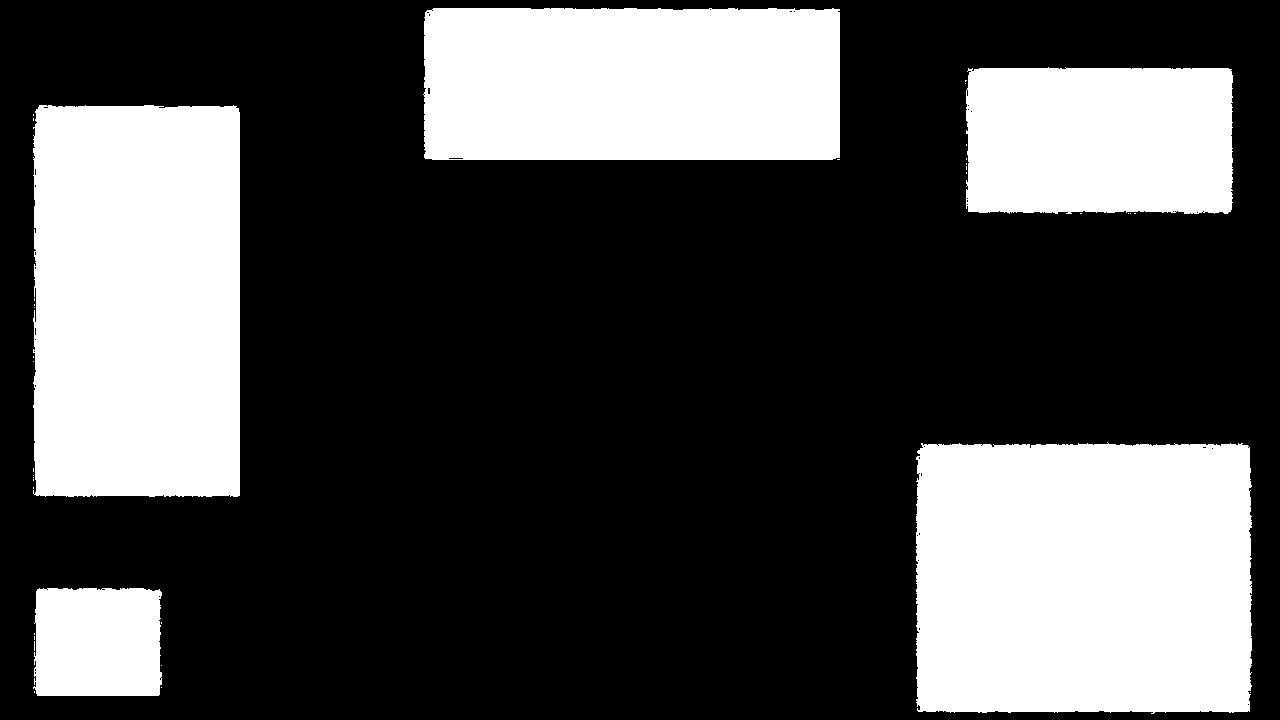
#> input picture camera_movement_analysis/static_mask.png, 1280 x 720 px, found by its file name
$ python track_camera_movement.py
#> lines starting #> are read from the running program, lines starting #| are printed output that depends on the picture; after the words box and inside, x2 and y2 are one past the last pixel; in counts of white or black regions, pixels touching at a corner belong together; pictures that were not available may be replaced by others from this repository, and a replacement may not be noted
import cv2
import numpy as np
import matplotlib.pyplot as plt
import os

# Load static mask and dilate it
static_mask_img = cv2.imread("/home/egli/.gemini/antigravity/brain/c389e7ca-d9dd-451a-9838-cf1dec287928/scratch/static_mask.png", cv2.IMREAD_GRAYSCALE)
#> static_mask_img: shape (720, 1280); 30.8% white; 37 white regions (32 under 20 px), largest, box (x1, y1, x2, y2) and area: (916, 442, 1252, 714) 89298, (33, 105, 240, 497) 80150, (423, 8, 840, 160) 62849, (966, 67, 1233, 214) 38240, (33, 588, 162, 696) 13402
kernel = np.ones((15, 15), np.uint8)
dilated_mask = cv2.dilate(static_mask_img, kernel, iterations=1)
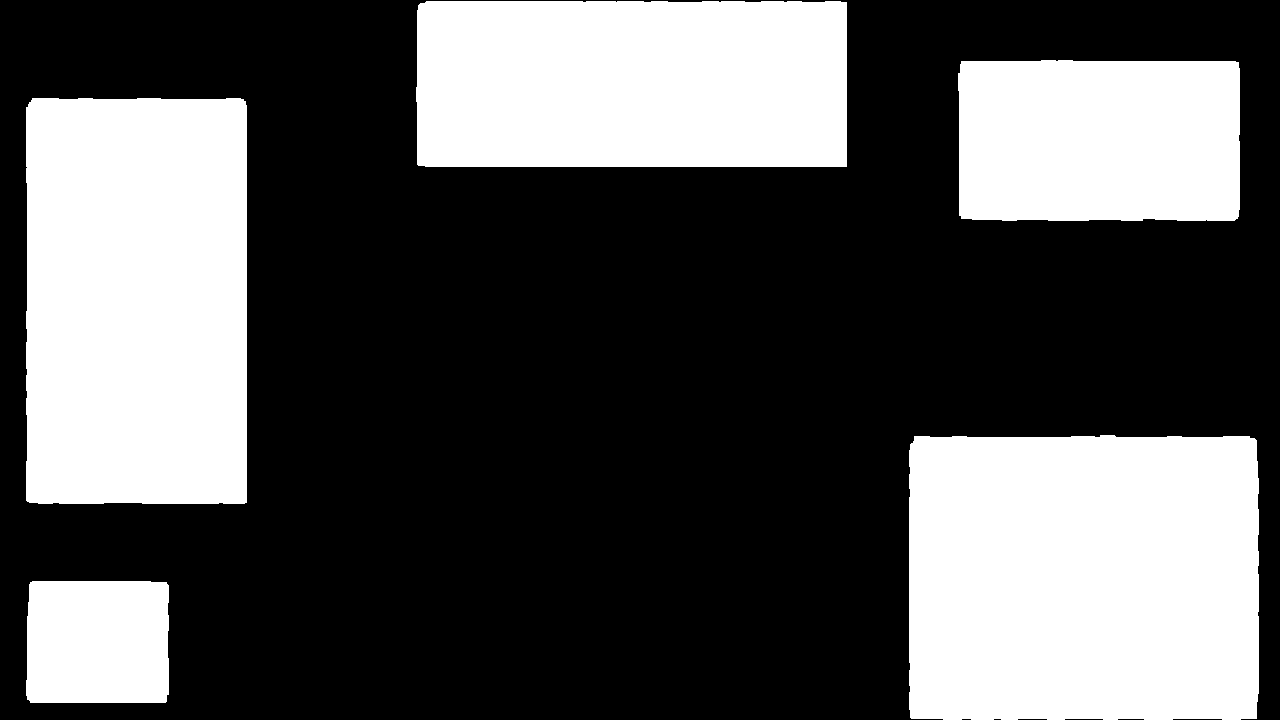
#> dilated_mask: shape (720, 1280); 34.9% white; 5 white regions, box (x1, y1, x2, y2) and area: (909, 435, 1259, 720) 98734, (26, 98, 247, 504) 89281, (416, 1, 847, 167) 71264, (958, 60, 1240, 221) 44785, (26, 581, 169, 703) 17192
analysis_mask = cv2.bitwise_not(dilated_mask)
h, w = analysis_mask.shape
#> h = 720; w = 1280
# Mask out central area circle of radius 120
cv2.circle(analysis_mask, (w//2, h//2), 120, 0, -1)
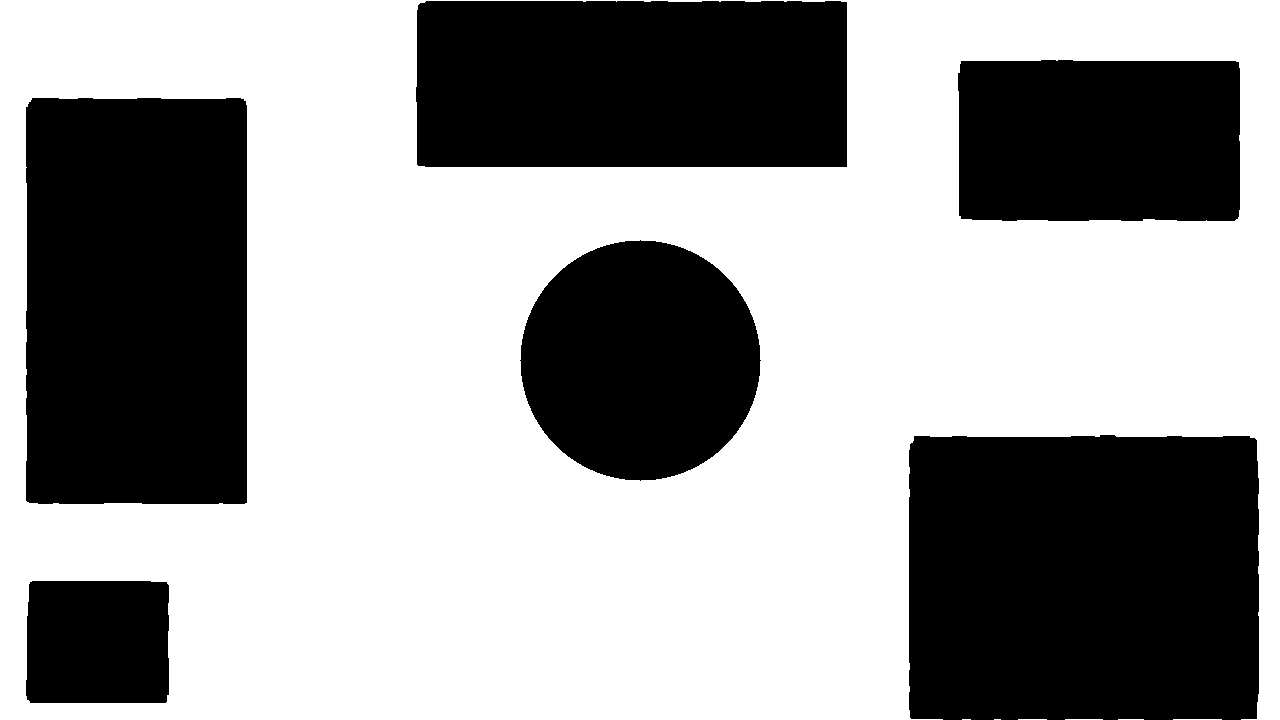
#> analysis_mask: shape (720, 1280); 60.2% white; 6 black regions, box (x1, y1, x2, y2) and area: (909, 435, 1259, 720) 98734, (26, 98, 247, 504) 89281, (416, 1, 847, 167) 71264, (520, 240, 761, 481) 45225, (958, 60, 1240, 221) 44785, (26, 581, 169, 703) 17192

video_path = "/home/egli/development/uapvideos/clip.mp4"
cap = cv2.VideoCapture(video_path)

ret, prev_frame = cap.read()
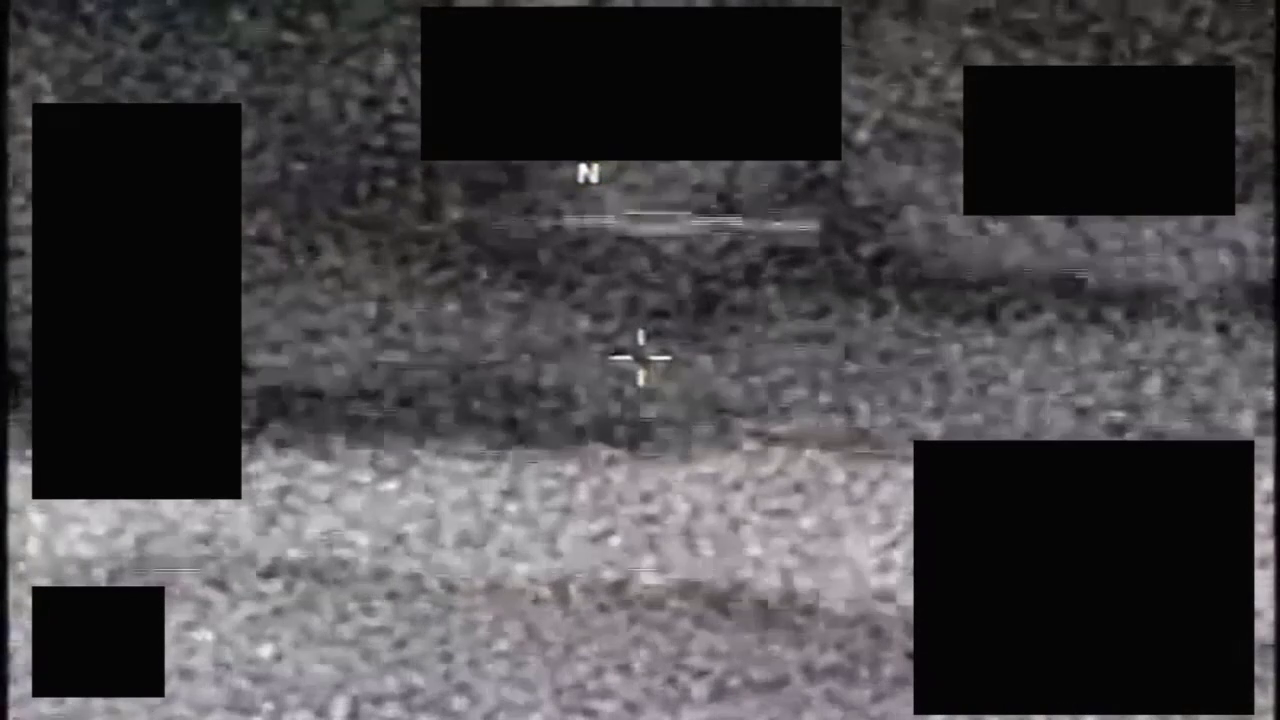
#> input picture camera_movement_analysis/frame_8.1s.png, 1280 x 720 px, given in place of clip.mp4, which was not available
#> prev_frame is the input picture: shape (720, 1280, 3); mean B, G, R 70.1, 67.8, 69.7
if not ret:
    print("Error reading first frame")
    exit()

prev_gray = cv2.cvtColor(prev_frame, cv2.COLOR_BGR2GRAY)

# LK flow parameters
lk_params = dict(winSize=(21, 21),
                 maxLevel=3,
                 criteria=(cv2.TERM_CRITERIA_EPS | cv2.TERM_CRITERIA_COUNT, 30, 0.01))

# Feature detection parameters
feature_params = dict(maxCorners=400,
                      qualityLevel=0.01,
                      minDistance=10,
                      blockSize=7)

frame_idx = 0
cum_x = 0.0
cum_y = 0.0
cum_scale = 1.0
cum_angle = 0.0

data_points = []
# Format: (frame_idx, dx, dy, scale, angle, cum_x, cum_y, cum_scale, cum_angle, inliers_count)
data_points.append((0, 0.0, 0.0, 1.0, 0.0, 0.0, 0.0, 1.0, 0.0, 0))

while True:
    ret, frame = cap.read()
    if not ret:
        break
    frame_idx += 1

    gray = cv2.cvtColor(frame, cv2.COLOR_BGR2GRAY)

    # Detect features on background in prev_frame
    p0 = cv2.goodFeaturesToTrack(prev_gray, mask=analysis_mask, **feature_params)
#> p0 = 400 rows, first 8: [581, 181], [595, 180], [588, 170], [1272, 644], [1258, 568], [1085, 280], [1269, 391], [1125, 436]

    if p0 is not None and len(p0) > 10:
        # Calculate optical flow
        p1, st, err = cv2.calcOpticalFlowPyrLK(prev_gray, gray, p0, None, **lk_params)
#> p1 has the same summary as p0; st = 400 values from 1 to 1; err = 400 values from 0 to 0

        # Select good points
        good_new = p1[st == 1]
#> good_new = 400 pairs, first value 8 to 1272, second value 3 to 718
        good_old = p0[st == 1]
#> good_old has the same summary as good_new

        if len(good_new) > 6:
            # Estimate Affine Partial Transform (translation, rotation, scale)
            M, inliers = cv2.estimateAffinePartial2D(good_old, good_new, method=cv2.RANSAC, ransacReprojThreshold=2.0)
#> M = [[1, 0, 0], [0, 1, 0]]; inliers = 400 values from 1 to 1

            if M is not None:
                dx = M[0, 2]
#> dx = 0
                dy = M[1, 2]
#> dy = 0
                scale = np.sqrt(M[0, 0]**2 + M[0, 1]**2)
#> scale = 1
                angle = np.arctan2(M[1, 0], M[0, 0]) * 180 / np.pi
#> angle = 0
                num_inliers = np.sum(inliers)
#> num_inliers = 400

                # Update cumulative values
                cum_x += dx
#> cum_x = 0
                cum_y += dy
#> cum_y = 0
                cum_scale *= scale
#> cum_scale = 1
                cum_angle += angle
#> cum_angle = 0

                data_points.append((frame_idx, dx, dy, scale, angle, cum_x, cum_y, cum_scale, cum_angle, num_inliers))
            else:
                # If estimation failed, assume no motion
                data_points.append((frame_idx, 0.0, 0.0, 1.0, 0.0, cum_x, cum_y, cum_scale, cum_angle, 0))
        else:
            data_points.append((frame_idx, 0.0, 0.0, 1.0, 0.0, cum_x, cum_y, cum_scale, cum_angle, 0))
    else:
        data_points.append((frame_idx, 0.0, 0.0, 1.0, 0.0, cum_x, cum_y, cum_scale, cum_angle, 0))

    prev_gray = gray.copy()

cap.release()

print(f"Processed {frame_idx} transitions.")

# Save results to a CSV file
output_csv = "/home/egli/.gemini/antigravity/brain/c389e7ca-d9dd-451a-9838-cf1dec287928/scratch/camera_movement.csv"
header = "frame,dx,dy,scale,angle,cum_x,cum_y,cum_scale,cum_angle,inliers"
np.savetxt(output_csv, data_points, delimiter=",", header=header, comments="", fmt="%d,%.6f,%.6f,%.6f,%.6f,%.6f,%.6f,%.6f,%.6f,%d")
print(f"Saved CSV results to {output_csv}")

# Generate Plots
data = np.array(data_points)
frames = data[:, 0]
cum_xs = data[:, 5]
cum_ys = data[:, 6]
cum_scales = data[:, 7]
cum_angles = data[:, 8]

plt.figure(figsize=(12, 10))

# Plot 1: Camera Pan/Tilt (X and Y cumulative movement)
plt.subplot(3, 1, 1)
plt.plot(frames, cum_xs, label="Horizontal (Pan) Shift", color="blue", linewidth=2)
plt.plot(frames, cum_ys, label="Vertical (Tilt) Shift", color="green", linewidth=2)
plt.title("Camera Background Displacement (Cumulative Pixels)")
plt.xlabel("Frame")
plt.ylabel("Displacement (pixels)")
plt.grid(True)
plt.legend()

# Plot 2: Camera Zoom (Cumulative Scale)
plt.subplot(3, 1, 2)
plt.plot(frames, cum_scales, label="Zoom (Cumulative Scale)", color="red", linewidth=2)
plt.title("Camera Zoom (Cumulative Scale)")
plt.xlabel("Frame")
plt.ylabel("Scale Factor")
plt.grid(True)
plt.legend()

# Plot 3: Camera Roll (Cumulative Rotation)
plt.subplot(3, 1, 3)
plt.plot(frames, cum_angles, label="Roll (Cumulative Rotation)", color="purple", linewidth=2)
plt.title("Camera Roll (Cumulative Rotation Angle)")
plt.xlabel("Frame")
plt.ylabel("Angle (degrees)")
plt.grid(True)
plt.legend()

plt.tight_layout()
plot_path = "/home/egli/.gemini/antigravity/brain/c389e7ca-d9dd-451a-9838-cf1dec287928/scratch/camera_movement_plot.png"
plt.savefig(plot_path, dpi=300)
plt.close()
print(f"Saved trajectory plots to {plot_path}")
